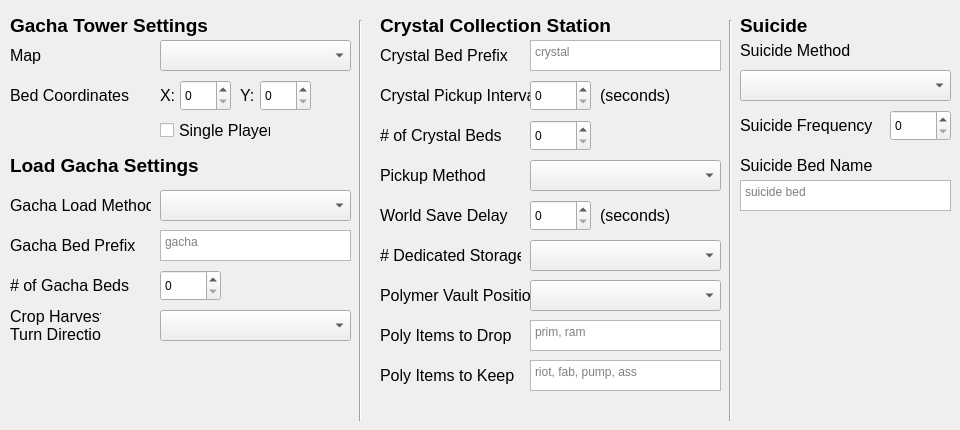
    <widget class="QWidget" name="gachaBotUITabGachaBot">
     <attribute name="title">
      <string>Gacha Bot</string>
     </attribute>
     <widget class="QLabel" name="label_BedCoords_2">
      <property name="geometry">
       <rect>
        <x>10</x>
        <y>80</y>
        <width>121</width>
        <height>31</height>
       </rect>
      </property>
      <property name="font">
       <font>
        <pointsize>12</pointsize>
       </font>
      </property>
      <property name="text">
       <string>Bed Coordinates</string>
      </property>
     </widget>
     <widget class="QLabel" name="label_SeedBedPrefix_2">
      <property name="geometry">
       <rect>
        <x>10</x>
        <y>230</y>
        <width>141</width>
        <height>31</height>
       </rect>
      </property>
      <property name="font">
       <font>
        <pointsize>12</pointsize>
       </font>
      </property>
      <property name="inputMethodHints">
       <set>Qt::ImhMultiLine</set>
      </property>
      <property name="text">
       <string>Gacha Bed Prefix</string>
      </property>
     </widget>
     <widget class="QComboBox" name="pickupMethodList">
      <property name="geometry">
       <rect>
        <x>530</x>
        <y>160</y>
        <width>191</width>
        <height>31</height>
       </rect>
      </property>
      <property name="toolTip">
       <string>How should the bot pickup the gacha crystals?
F Spam requires nothing and is the preferred option.
Whip relies on a Whip in the poly vault.</string>
      </property>
      <property name="placeholderText" stdset="0">
       <string>Select</string>
      </property>
     </widget>
     <widget class="QTextEdit" name="inputSeedPrefix">
      <property name="geometry">
       <rect>
        <x>160</x>
        <y>230</y>
        <width>191</width>
        <height>31</height>
       </rect>
      </property>
      <property name="toolTip">
       <string>What are the beds called at each gacha?
Common prefixes are gacha or seed or Tower1Gacha.
The bed must have this name and then 00, 01, 02 ... 23 at the end for the bot to travel through them.</string>
      </property>
      <property name="verticalScrollBarPolicy">
       <enum>Qt::ScrollBarAlwaysOff</enum>
      </property>
      <property name="horizontalScrollBarPolicy">
       <enum>Qt::ScrollBarAlwaysOff</enum>
      </property>
      <property name="tabChangesFocus">
       <bool>true</bool>
      </property>
      <property name="lineWrapMode">
       <enum>QTextEdit::NoWrap</enum>
      </property>
      <property name="acceptRichText">
       <bool>false</bool>
      </property>
      <property name="placeholderText">
       <string>gacha</string>
      </property>
     </widget>
     <widget class="QLabel" name="label_seedBeds_2">
      <property name="geometry">
       <rect>
        <x>10</x>
        <y>270</y>
        <width>151</width>
        <height>31</height>
       </rect>
      </property>
      <property name="font">
       <font>
        <pointsize>12</pointsize>
       </font>
      </property>
      <property name="inputMethodHints">
       <set>Qt::ImhMultiLine</set>
      </property>
      <property name="text">
       <string># of Gacha Beds</string>
      </property>
     </widget>
     <widget class="QComboBox" name="dedisAmountList">
      <property name="geometry">
       <rect>
        <x>530</x>
        <y>240</y>
        <width>191</width>
        <height>31</height>
       </rect>
      </property>
      <property name="toolTip">
       <string>How many dedicated storages are there for the bot to store crystals in?
For 2 the bot looks down and up.
For 4 the bot looks down/up/left/right.</string>
      </property>
      <property name="placeholderText" stdset="0">
       <string>Select</string>
      </property>
     </widget>
     <widget class="QSpinBox" name="inputBedX">
      <property name="geometry">
       <rect>
        <x>180</x>
        <y>80</y>
        <width>51</width>
        <height>31</height>
       </rect>
      </property>
      <property name="toolTip">
       <string>This is the X coordinates the bot clicks when spawning on a bed.
You can find these by screenshotting your bed spawn screen and opening it in Paint.
Move the pencil tool over the tower beds and it will show X, Y at the bottom left of paint.</string>
      </property>
      <property name="maximum">
       <number>1920</number>
      </property>
     </widget>
     <widget class="QLabel" name="label_CrystalPickupInterval_2">
      <property name="geometry">
       <rect>
        <x>380</x>
        <y>80</y>
        <width>151</width>
        <height>31</height>
       </rect>
      </property>
      <property name="font">
       <font>
        <pointsize>12</pointsize>
       </font>
      </property>
      <property name="inputMethodHints">
       <set>Qt::ImhMultiLine</set>
      </property>
      <property name="text">
       <string>Crystal Pickup Interval</string>
      </property>
     </widget>
     <widget class="QLabel" name="label_dedis_2">
      <property name="geometry">
       <rect>
        <x>380</x>
        <y>240</y>
        <width>141</width>
        <height>31</height>
       </rect>
      </property>
      <property name="font">
       <font>
        <pointsize>12</pointsize>
       </font>
      </property>
      <property name="inputMethodHints">
       <set>Qt::ImhMultiLine</set>
      </property>
      <property name="text">
       <string># Dedicated Storages</string>
      </property>
     </widget>
     <widget class="QLabel" name="label_CrystalBeds_2">
      <property name="geometry">
       <rect>
        <x>380</x>
        <y>120</y>
        <width>131</width>
        <height>31</height>
       </rect>
      </property>
      <property name="font">
       <font>
        <pointsize>12</pointsize>
       </font>
      </property>
      <property name="inputMethodHints">
       <set>Qt::ImhMultiLine</set>
      </property>
      <property name="text">
       <string># of Crystal Beds</string>
      </property>
     </widget>
     <widget class="QSpinBox" name="inputBedY">
      <property name="geometry">
       <rect>
        <x>260</x>
        <y>80</y>
        <width>51</width>
        <height>31</height>
       </rect>
      </property>
      <property name="toolTip">
       <string>This is the Y coordinates the bot clicks when spawning on a bed.
You can find these by screenshotting your bed spawn screen and opening it in Paint.
Move the pencil tool over the tower beds and it will show X, Y at the bottom left of paint.</string>
      </property>
      <property name="maximum">
       <number>1080</number>
      </property>
     </widget>
     <widget class="QSpinBox" name="inputPickupInterval">
      <property name="geometry">
       <rect>
        <x>530</x>
        <y>80</y>
        <width>61</width>
        <height>31</height>
       </rect>
      </property>
      <property name="toolTip">
       <string>How frequently should the bot pickup crystals?
This should be a maximum of 840 but most people find 600 works well.
If the bot is slot capping on crystals reduce this number.</string>
      </property>
      <property name="maximum">
       <number>10000</number>
      </property>
     </widget>
     <widget class="QLabel" name="label_PolyVault_2">
      <property name="geometry">
       <rect>
        <x>380</x>
        <y>280</y>
        <width>151</width>
        <height>31</height>
       </rect>
      </property>
      <property name="font">
       <font>
        <pointsize>12</pointsize>
       </font>
      </property>
      <property name="inputMethodHints">
       <set>Qt::ImhMultiLine</set>
      </property>
      <property name="text">
       <string>Polymer Vault Position</string>
      </property>
     </widget>
     <widget class="QComboBox" name="polyVaultList">
      <property name="geometry">
       <rect>
        <x>530</x>
        <y>280</y>
        <width>191</width>
        <height>31</height>
       </rect>
      </property>
      <property name="toolTip">
       <string>Where should the bot look to access the polymer vault?
More vaults is slower but more poly gear will be saved.</string>
      </property>
      <property name="placeholderText" stdset="0">
       <string>Select</string>
      </property>
     </widget>
     <widget class="QTextEdit" name="inputCrystalBedPrefix">
      <property name="geometry">
       <rect>
        <x>530</x>
        <y>40</y>
        <width>191</width>
        <height>31</height>
       </rect>
      </property>
      <property name="toolTip">
       <string>What are the beds called at each collection station?
Common prefixes are crystal or Tower1Crystal.
The bed must have this name and then 00, 01, 02 ... 23 at the end for the bot to travel through them.</string>
      </property>
      <property name="verticalScrollBarPolicy">
       <enum>Qt::ScrollBarAlwaysOff</enum>
      </property>
      <property name="horizontalScrollBarPolicy">
       <enum>Qt::ScrollBarAlwaysOff</enum>
      </property>
      <property name="tabChangesFocus">
       <bool>true</bool>
      </property>
      <property name="lineWrapMode">
       <enum>QTextEdit::NoWrap</enum>
      </property>
      <property name="acceptRichText">
       <bool>false</bool>
      </property>
      <property name="placeholderText">
       <string>crystal</string>
      </property>
     </widget>
     <widget class="QCheckBox" name="checkbox_isSingleplayer">
      <property name="enabled">
       <bool>true</bool>
      </property>
      <property name="geometry">
       <rect>
        <x>160</x>
        <y>120</y>
        <width>111</width>
        <height>21</height>
       </rect>
      </property>
      <property name="font">
       <font>
        <pointsize>12</pointsize>
       </font>
      </property>
      <property name="toolTip">
       <string>Tick this ONLY if you are running the bot in SinglePlayer.
Forces the bot to lay on the bed each time it spawns to orient the camera correctly.
Not needed on Official or dedicated servers.</string>
      </property>
      <property name="text">
       <string>Single Player</string>
      </property>
     </widget>
     <widget class="QLabel" name="label_CollectionStation_2">
      <property name="geometry">
       <rect>
        <x>380</x>
        <y>10</y>
        <width>261</width>
        <height>31</height>
       </rect>
      </property>
      <property name="font">
       <font>
        <pointsize>14</pointsize>
        <weight>75</weight>
        <bold>true</bold>
       </font>
      </property>
      <property name="text">
       <string>Crystal Collection Station</string>
      </property>
     </widget>
     <widget class="QLabel" name="label_Map_2">
      <property name="geometry">
       <rect>
        <x>10</x>
        <y>40</y>
        <width>41</width>
        <height>31</height>
       </rect>
      </property>
      <property name="font">
       <font>
        <pointsize>12</pointsize>
       </font>
      </property>
      <property name="text">
       <string>Map</string>
      </property>
     </widget>
     <widget class="QLabel" name="label_worldSaveDelay">
      <property name="geometry">
       <rect>
        <x>380</x>
        <y>200</y>
        <width>141</width>
        <height>31</height>
       </rect>
      </property>
      <property name="font">
       <font>
        <pointsize>12</pointsize>
       </font>
      </property>
      <property name="inputMethodHints">
       <set>Qt::ImhMultiLine</set>
      </property>
      <property name="text">
       <string>World Save Delay</string>
      </property>
     </widget>
     <widget class="QComboBox" name="turnDirectionList">
      <property name="geometry">
       <rect>
        <x>160</x>
        <y>310</y>
        <width>191</width>
        <height>31</height>
       </rect>
      </property>
      <property name="toolTip">
       <string>For YTrap towers this is the direction the bot turns to access the crop plots.
Left means the bot spawns and turns left.
Right means the bot spawns and turns right.
360 means crops are on 3 sides of the bot.</string>
      </property>
      <property name="placeholderText" stdset="0">
       <string>Select</string>
      </property>
     </widget>
     <widget class="QLabel" name="label_TurnDirection_2">
      <property name="geometry">
       <rect>
        <x>10</x>
        <y>310</y>
        <width>91</width>
        <height>31</height>
       </rect>
      </property>
      <property name="font">
       <font>
        <pointsize>12</pointsize>
       </font>
      </property>
      <property name="inputMethodHints">
       <set>Qt::ImhMultiLine</set>
      </property>
      <property name="text">
       <string>Crop Harvest 
Turn Direction</string>
      </property>
     </widget>
     <widget class="QTextEdit" name="inputItemKeep">
      <property name="geometry">
       <rect>
        <x>530</x>
        <y>360</y>
        <width>191</width>
        <height>31</height>
       </rect>
      </property>
      <property name="toolTip">
       <string>Enter comma seperated terms and each will be transfered to the poly vault.
For example: riot, fab, pump, ass</string>
      </property>
      <property name="verticalScrollBarPolicy">
       <enum>Qt::ScrollBarAlwaysOff</enum>
      </property>
      <property name="horizontalScrollBarPolicy">
       <enum>Qt::ScrollBarAlwaysOff</enum>
      </property>
      <property name="tabChangesFocus">
       <bool>true</bool>
      </property>
      <property name="lineWrapMode">
       <enum>QTextEdit::NoWrap</enum>
      </property>
      <property name="acceptRichText">
       <bool>false</bool>
      </property>
      <property name="placeholderText">
       <string>riot, fab, pump, ass</string>
      </property>
     </widget>
     <widget class="QLabel" name="label_GachaloadMethod_2">
      <property name="geometry">
       <rect>
        <x>10</x>
        <y>190</y>
        <width>141</width>
        <height>31</height>
       </rect>
      </property>
      <property name="font">
       <font>
        <pointsize>12</pointsize>
       </font>
      </property>
      <property name="inputMethodHints">
       <set>Qt::ImhMultiLine</set>
      </property>
      <property name="text">
       <string>Gacha Load Method</string>
      </property>
     </widget>
     <widget class="QLabel" name="label_ItemKeep_2">
      <property name="geometry">
       <rect>
        <x>380</x>
        <y>360</y>
        <width>141</width>
        <height>31</height>
       </rect>
      </property>
      <property name="font">
       <font>
        <pointsize>12</pointsize>
       </font>
      </property>
      <property name="inputMethodHints">
       <set>Qt::ImhMultiLine</set>
      </property>
      <property name="text">
       <string>Poly Items to Keep</string>
      </property>
     </widget>
     <widget class="QLabel" name="label_PickupMethod_2">
      <property name="geometry">
       <rect>
        <x>380</x>
        <y>160</y>
        <width>141</width>
        <height>31</height>
       </rect>
      </property>
      <property name="font">
       <font>
        <pointsize>12</pointsize>
       </font>
      </property>
      <property name="inputMethodHints">
       <set>Qt::ImhMultiLine</set>
      </property>
      <property name="text">
       <string>Pickup Method</string>
      </property>
     </widget>
     <widget class="QLabel" name="label_CrystalBedPrefix_2">
      <property name="geometry">
       <rect>
        <x>380</x>
        <y>40</y>
        <width>141</width>
        <height>31</height>
       </rect>
      </property>
      <property name="font">
       <font>
        <pointsize>12</pointsize>
       </font>
      </property>
      <property name="inputMethodHints">
       <set>Qt::ImhMultiLine</set>
      </property>
      <property name="text">
       <string>Crystal Bed Prefix</string>
      </property>
     </widget>
     <widget class="QComboBox" name="gachaLoadMethodList">
      <property name="geometry">
       <rect>
        <x>160</x>
        <y>190</y>
        <width>191</width>
        <height>31</height>
       </rect>
      </property>
      <property name="toolTip">
       <string>What sort of tower are you running this bot on?
PlantY is the most common.
Metal is used on Aberration.
None will skip the step of loading gachas if you do this manually.</string>
      </property>
      <property name="placeholderText" stdset="0">
       <string>Select</string>
      </property>
     </widget>
     <widget class="QLabel" name="LabelSeedSettings_2">
      <property name="geometry">
       <rect>
        <x>10</x>
        <y>150</y>
        <width>231</width>
        <height>31</height>
       </rect>
      </property>
      <property name="font">
       <font>
        <pointsize>14</pointsize>
        <weight>75</weight>
        <bold>true</bold>
       </font>
      </property>
      <property name="text">
       <string>Load Gacha Settings</string>
      </property>
     </widget>
     <widget class="QComboBox" name="mapLocationList">
      <property name="geometry">
       <rect>
        <x>160</x>
        <y>40</y>
        <width>191</width>
        <height>31</height>
       </rect>
      </property>
      <property name="toolTip">
       <string>Select Other for all maps except Aberration and Gen2.
Selecting Aberration will stop the bot taking owl pellets.
Selecting Gen2 will make the bot remove the exo suit before fast travelling.</string>
      </property>
      <property name="placeholderText" stdset="0">
       <string>Select</string>
      </property>
     </widget>
     <widget class="QSpinBox" name="inputSeedBeds">
      <property name="geometry">
       <rect>
        <x>160</x>
        <y>270</y>
        <width>61</width>
        <height>31</height>
       </rect>
      </property>
      <property name="toolTip">
       <string>How many individual gachas do you have?
Common number of gacha beds is 24 for 12 pairs or 30 for 15 pairs.</string>
      </property>
      <property name="maximum">
       <number>100</number>
      </property>
     </widget>
     <widget class="QLabel" name="labelHeading_GachaTowerSettings_2">
      <property name="geometry">
       <rect>
        <x>10</x>
        <y>10</y>
        <width>231</width>
        <height>31</height>
       </rect>
      </property>
      <property name="font">
       <font>
        <pointsize>14</pointsize>
        <weight>75</weight>
        <bold>true</bold>
       </font>
      </property>
      <property name="text">
       <string>Gacha Tower Settings</string>
      </property>
     </widget>
     <widget class="QTextEdit" name="inputItemDrop">
      <property name="geometry">
       <rect>
        <x>530</x>
        <y>320</y>
        <width>191</width>
        <height>31</height>
       </rect>
      </property>
      <property name="toolTip">
       <string>Enter comma seperated terms and each will be dropped before anything is saved.
For example: prim, ram, app</string>
      </property>
      <property name="verticalScrollBarPolicy">
       <enum>Qt::ScrollBarAlwaysOff</enum>
      </property>
      <property name="horizontalScrollBarPolicy">
       <enum>Qt::ScrollBarAlwaysOff</enum>
      </property>
      <property name="tabChangesFocus">
       <bool>true</bool>
      </property>
      <property name="lineWrapMode">
       <enum>QTextEdit::NoWrap</enum>
      </property>
      <property name="acceptRichText">
       <bool>false</bool>
      </property>
      <property name="placeholderText">
       <string>prim, ram</string>
      </property>
     </widget>
     <widget class="QLabel" name="label_ItemDrop_2">
      <property name="geometry">
       <rect>
        <x>380</x>
        <y>320</y>
        <width>141</width>
        <height>31</height>
       </rect>
      </property>
      <property name="font">
       <font>
        <pointsize>12</pointsize>
       </font>
      </property>
      <property name="inputMethodHints">
       <set>Qt::ImhMultiLine</set>
      </property>
      <property name="text">
       <string>Poly Items to Drop</string>
      </property>
     </widget>
     <widget class="QSpinBox" name="inputSaveTime">
      <property name="geometry">
       <rect>
        <x>530</x>
        <y>200</y>
        <width>61</width>
        <height>31</height>
       </rect>
      </property>
      <property name="toolTip">
       <string>The bot can get stuck in the crystal collection area on servers with a long world save/timer.
This changes how long the bot checks it is at the Dedis before opening crystals.
On most servers 5 is good. On laggy servers 12 is normally good.
Adjust higher if your bot gets stuck collecting crystals frequently.</string>
      </property>
      <property name="maximum">
       <number>30</number>
      </property>
     </widget>
     <widget class="QSpinBox" name="inputCrystalBeds">
      <property name="geometry">
       <rect>
        <x>530</x>
        <y>120</y>
        <width>61</width>
        <height>31</height>
       </rect>
      </property>
      <property name="toolTip">
       <string>How many collection stations do you have?
Lower number is best. The bot will fail to keep gachas loaded with 4 or more collection stations.</string>
      </property>
      <property name="maximum">
       <number>30</number>
      </property>
     </widget>
     <widget class="QLabel" name="labelCrystalbedprefix_10">
      <property name="geometry">
       <rect>
        <x>740</x>
        <y>40</y>
        <width>211</width>
        <height>21</height>
       </rect>
      </property>
      <property name="font">
       <font>
        <pointsize>12</pointsize>
       </font>
      </property>
      <property name="inputMethodHints">
       <set>Qt::ImhMultiLine</set>
      </property>
      <property name="text">
       <string>Suicide Method</string>
      </property>
     </widget>
     <widget class="QTextEdit" name="inputSuicideBedPrefix">
      <property name="geometry">
       <rect>
        <x>740</x>
        <y>180</y>
        <width>211</width>
        <height>31</height>
       </rect>
      </property>
      <property name="toolTip">
       <string>What is the Suicide Bed/Tek Pod called for the bot to regain food/water?
For example, Suicide Bed or T1 Suicide Bed.
It is a good idea to place 2 or 3 beds with the same name for the bot to use.</string>
      </property>
      <property name="verticalScrollBarPolicy">
       <enum>Qt::ScrollBarAlwaysOff</enum>
      </property>
      <property name="horizontalScrollBarPolicy">
       <enum>Qt::ScrollBarAlwaysOff</enum>
      </property>
      <property name="tabChangesFocus">
       <bool>true</bool>
      </property>
      <property name="lineWrapMode">
       <enum>QTextEdit::NoWrap</enum>
      </property>
      <property name="acceptRichText">
       <bool>false</bool>
      </property>
      <property name="placeholderText">
       <string>suicide bed</string>
      </property>
     </widget>
     <widget class="QComboBox" name="suicideMethodList">
      <property name="geometry">
       <rect>
        <x>740</x>
        <y>70</y>
        <width>211</width>
        <height>31</height>
       </rect>
      </property>
      <property name="toolTip">
       <string>What should the bot do to regain food/water and prevent itself from passing out?
Suicide it must travel to a bed where it dies to spikes.
Tek Pod it must travel to a Tek Pod where it can regain food/water from the pod.</string>
      </property>
      <property name="placeholderText" stdset="0">
       <string>Select</string>
      </property>
     </widget>
     <widget class="QSpinBox" name="inputSuicideFrequency">
      <property name="geometry">
       <rect>
        <x>890</x>
        <y>110</y>
        <width>61</width>
        <height>31</height>
       </rect>
      </property>
      <property name="toolTip">
       <string>How many times should the bot collect crystals before suiciding?
Use a low number like 1 for very hot/cold areas.
Use a higher number like 5 if the bot isn't losing much food/water.</string>
      </property>
      <property name="maximum">
       <number>30</number>
      </property>
     </widget>
     <widget class="QLabel" name="Label_2">
      <property name="geometry">
       <rect>
        <x>740</x>
        <y>10</y>
        <width>141</width>
        <height>31</height>
       </rect>
      </property>
      <property name="font">
       <font>
        <pointsize>14</pointsize>
        <weight>75</weight>
        <bold>true</bold>
       </font>
      </property>
      <property name="text">
       <string>Suicide</string>
      </property>
     </widget>
     <widget class="QLabel" name="labelseedBeds_4">
      <property name="geometry">
       <rect>
        <x>740</x>
        <y>110</y>
        <width>141</width>
        <height>31</height>
       </rect>
      </property>
      <property name="font">
       <font>
        <pointsize>12</pointsize>
       </font>
      </property>
      <property name="inputMethodHints">
       <set>Qt::ImhMultiLine</set>
      </property>
      <property name="text">
       <string>Suicide Frequency</string>
      </property>
     </widget>
     <widget class="QLabel" name="labelCrystalbedprefix_11">
      <property name="geometry">
       <rect>
        <x>740</x>
        <y>150</y>
        <width>211</width>
        <height>31</height>
       </rect>
      </property>
      <property name="font">
       <font>
        <pointsize>12</pointsize>
       </font>
      </property>
      <property name="inputMethodHints">
       <set>Qt::ImhMultiLine</set>
      </property>
      <property name="text">
       <string>Suicide Bed Name</string>
      </property>
     </widget>
     <widget class="Line" name="line_5">
      <property name="geometry">
       <rect>
        <x>350</x>
        <y>20</y>
        <width>20</width>
        <height>401</height>
       </rect>
      </property>
      <property name="orientation">
       <enum>Qt::Vertical</enum>
      </property>
     </widget>
     <widget class="QLabel" name="label">
      <property name="geometry">
       <rect>
        <x>160</x>
        <y>85</y>
        <width>20</width>
        <height>21</height>
       </rect>
      </property>
      <property name="font">
       <font>
        <pointsize>12</pointsize>
       </font>
      </property>
      <property name="text">
       <string>X:</string>
      </property>
     </widget>
     <widget class="QLabel" name="label_3">
      <property name="geometry">
       <rect>
        <x>240</x>
        <y>80</y>
        <width>20</width>
        <height>31</height>
       </rect>
      </property>
      <property name="font">
       <font>
        <pointsize>12</pointsize>
       </font>
      </property>
      <property name="text">
       <string>Y:</string>
      </property>
     </widget>
     <widget class="QLabel" name="label_seedBeds_4">
      <property name="geometry">
       <rect>
        <x>600</x>
        <y>200</y>
        <width>81</width>
        <height>31</height>
       </rect>
      </property>
      <property name="font">
       <font>
        <pointsize>12</pointsize>
       </font>
      </property>
      <property name="inputMethodHints">
       <set>Qt::ImhMultiLine</set>
      </property>
      <property name="text">
       <string>(seconds)</string>
      </property>
     </widget>
     <widget class="QLabel" name="label_seedBeds_5">
      <property name="geometry">
       <rect>
        <x>600</x>
        <y>80</y>
        <width>81</width>
        <height>31</height>
       </rect>
      </property>
      <property name="font">
       <font>
        <pointsize>12</pointsize>
       </font>
      </property>
      <property name="inputMethodHints">
       <set>Qt::ImhMultiLine</set>
      </property>
      <property name="text">
       <string>(seconds)</string>
      </property>
     </widget>
     <widget class="Line" name="line_7">
      <property name="geometry">
       <rect>
        <x>720</x>
        <y>20</y>
        <width>20</width>
        <height>401</height>
       </rect>
      </property>
      <property name="orientation">
       <enum>Qt::Vertical</enum>
      </property>
     </widget>
    </widget>
